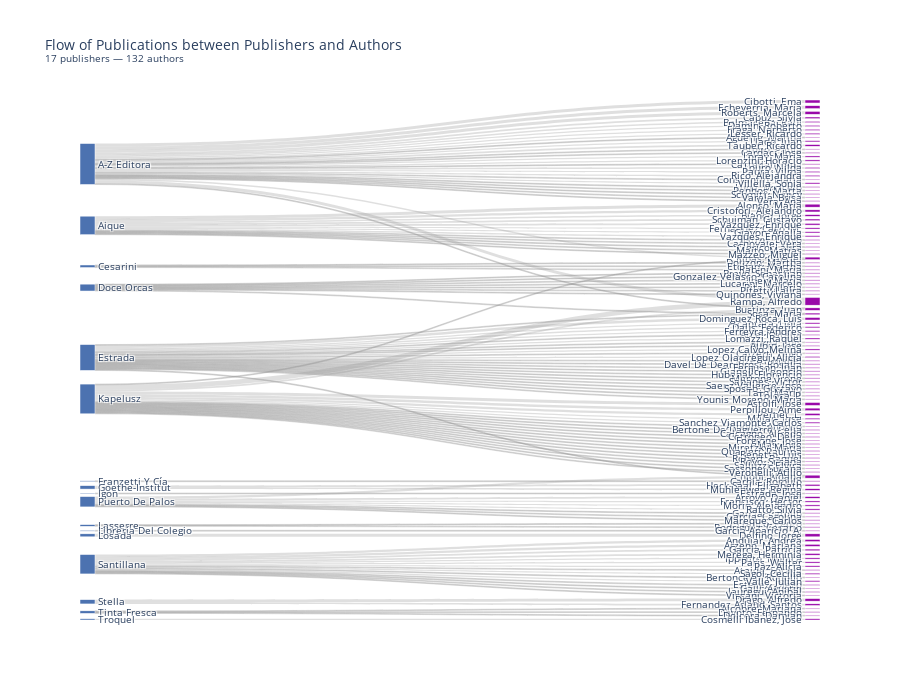

Source (notebook cell):
### Code cell
# Count summary
df_flow = (df.explode('Authors')
             .groupby(['Publisher', 'Authors'])
             .size()
             .reset_index(name='count'))
# Filter top
include_publishers = []  
include_authors = []    

if include_publishers:
    df_flow = df_flow[df_flow['Publisher'].isin(include_publishers)]

if include_authors:
    df_flow = df_flow[df_flow['Authors'].isin(include_authors)]

df_flow = df_flow[df_flow['count'] >= 2]   # filter publishers with more or equal than 2 publications

# create nodes and links
publishers = df_flow['Publisher'].dropna().unique().tolist()
authors = df_flow['Authors'].dropna().unique().tolist()
all_nodes = publishers + authors

source = df_flow['Publisher'].apply(lambda x: all_nodes.index(x))
target = df_flow['Authors'].apply(lambda x: all_nodes.index(x))
value = df_flow['count']

# colors for each group
publisher_color = "#4C72B0"   
author_color = "#9909A9"     
colors = [publisher_color] * len(publishers) + [author_color] * len(authors)

# create Sankey 
fig = go.Figure(go.Sankey(
    node=dict(
        label=all_nodes,
        pad=15,
        thickness=15,
        color=colors,  
        line=dict(color="white", width=0.5)
    ),
    link=dict(
        source=source,
        target=target,
        value=value,
        color="rgba(150,150,150,0.3)"
    )
))

fig.update_layout(
    title_text=f"Flow of Publications between Publishers and Authors<br><sup>{len(publishers)} publishers — {len(authors)} authors</sup>",
    font_size=10,
    height=700
)
fig.show()

### Figure 1 — Plotly figure (JSON) as saved in the notebook; plotly's stock layout.template omitted (floating-point values rounded to 4 significant figures; data arrays with more than 128 entries replaced by an {"elided": "..."} marker saying what was removed)
{"data": [{"link": {"color": "rgba(150,150,150,0.3)", "source": {"elided": "137 int values"}, "target": {"elided": "137 int values"}, "value": {"elided": "137 int values"}}, "node": {"color": {"elided": "149 str values"}, "label": {"elided": "149 str values"}, "line": {"color": "white", "width": 0.5}, "pad": 15, "thickness": 15}, "type": "sankey"}], "layout": {"font": {"size": 10}, "height": 700, "title": {"text": "Flow of Publications between Publishers and Authors<br><sup>17 publishers — 132 authors</sup>"}}}
